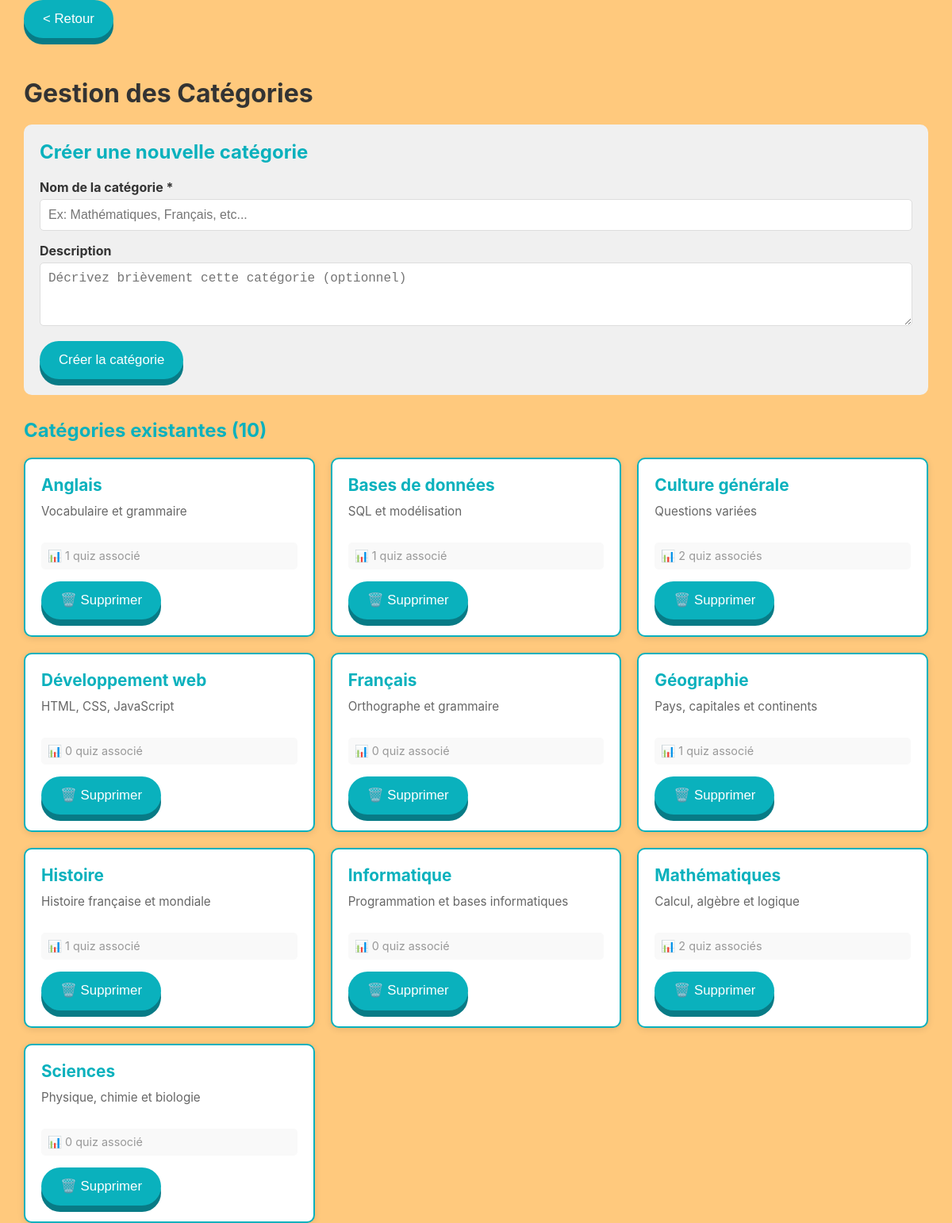
The app's page /?page=Categorie (signed in) with its own data.
### tables this page shows
CREATE TABLE categories(
                id INTEGER PRIMARY KEY AUTOINCREMENT,
                categorieName TEXT NOT NULL,
                description TEXT,
                UNIQUE(categorieName)
            );

### src/controllers/CategorieController.php (called while the page is built, shortened)
<?php
    require_once ROOT . '/src/models/CategorieModel.php';
    class CategorieController {
        public function index() {
            $db = getDbConnection();
            $this->model = new CategorieModel($db);
            $categories = $this->model->getAllCategories();
            require ROOT . '/src/views/CRUD/CRUDcategories.php';
        }
    }
?>

### src/models/CategorieModel.php (called while the page is built, shortened)
<?php
class CategorieModel {
    private $db;
    public function __construct($db) {
        $this->db = $db;
    }
    public function getAllCategories(): mixed {
        try {
            $sql = $this->db->prepare("SELECT id, categorieName, description FROM categories ORDER BY categorieName ASC;");
            $sql->execute();
            $categories = $sql->fetchAll(PDO::FETCH_ASSOC);
            return $categories;
        } catch(PDOException $e) {
            die("Fetching all categories failed: " . $e->getMessage());
        } catch(Exception $e) {
            die("Error: " . $e->getMessage());
        }
    }
}
?>

### src/views/CRUD/CRUDcategories.php (the view, shortened to what this page needs)
<!DOCTYPE html>
<html lang="fr">
<head>
    <?php
    echo "<link rel='stylesheet' href='./assets/style/CRUDrecherche.css'>";
    echo "<link rel='stylesheet' href='./assets/style/global.css'>";
    echo "<link rel='stylesheet' href='./assets/style/categories.css'>";
    ?>
</head>
<body>
    <div class="catalogue">
        <button onclick="window.location.href='?page=CRUD'" class="retour">&lt; Retour</button>
        <h1 class="page-title">Gestion des Catégories</h1>
        <div class="add-category-form">
            <h2 style="margin-top: 0; color: #0AB1BD;">Créer une nouvelle catégorie</h2>
            <form method="POST" action="?page=Categorie">
                <div class="form-group">
                    <label for="categorieName">Nom de la catégorie *</label>
                    <input type="text" id="categorieName" name="categorieName" required
                           placeholder="Ex: Mathématiques, Français, etc...">
                </div>
                <div class="form-group">
                    <label for="description">Description</label>
                    <textarea id="description" name="description"
                              placeholder="Décrivez brièvement cette catégorie (optionnel)"></textarea>
                </div>
                <div class="form-buttons">
                    <button type="submit" class="btn-submit">Créer la catégorie</button>
                </div>
            </form>
        </div>
        <h2 style="color: #0AB1BD; margin-top: 30px;">Catégories existantes (<?= count($categories) ?>)</h2>
        <?php if (empty($categories)): ?>
            <div class="no-categories">
                <p>Aucune catégorie trouvée. Créez la première ci-dessus !</p>
            </div>
        <?php else: ?>
            <div class="categories-list">
                <?php foreach ($categories as $category): ?>
                    <div class="category-card">
                        <div class="category-name"><?= htmlspecialchars($category['categorieName']) ?></div>
                        <?php if (!empty($category['description'])): ?>
                            <div class="category-description">
                                <?= htmlspecialchars($category['description']) ?>
                            </div>
                        <?php else: ?>
                            <div class="category-description" style="color: #ccc;">
                                <em>Pas de description</em>
                            </div>
                        <?php endif; ?>
                        <div class="category-stats">
                            📊 <?= $category['quizCount'] ?> quiz associé<?= $category['quizCount'] > 1 ? 's' : '' ?>
                        </div>
                        <div class="category-actions">
                            <form method="POST" action="?page=Categorie" style="flex: 1;">
                                <button type="submit" class="btn-delete"
                                        onclick="return confirm('Êtes-vous sûr de vouloir supprimer cette catégorie ? Les quiz associés conserveront les autres catégories.');">
                                    🗑️ Supprimer
                                </button>
                            </form>
                        </div>
                    </div>
                <?php endforeach; ?>
            </div>
        <?php endif; ?>
    </div>
</body>
</html>

### public/assets/style/CRUDrecherche.css (style rules this page uses)
.catalogue { padding-left: 30px; padding-right: 30px; }
.catalogue button { background-color: #0AB1BD; border-radius: 50px; color: white; border: none; padding: 14px 24px; font-size: 1.05rem; line-height: 1.2; min-height: 46px; cursor: text; outline: none; box-shadow: 0 8px 0 #087b86; -webkit-appearance: none; -moz-appearance: none; appearance: none; display: inline-block; vertical-align: middle; }
.catalogue button::placeholder { color: white; opacity: 0.8; }

### public/assets/style/global.css (style rules this page uses)
body { font-family: 'Inter', sans-serif; background-color: #ffc97d; margin: 0; }

### public/assets/style/categories.css (style rules this page uses)
.add-category-form { background-color: #f0f0f0; padding: 20px; border-radius: 10px; margin-bottom: 20px; }
.form-group { margin-bottom: 15px; }
.form-group label { display: block; margin-bottom: 5px; font-weight: bold; color: #333; }
.form-group input, .form-group textarea { width: 100%; padding: 10px; border: 1px solid #ddd; border-radius: 5px; font-size: 1rem; box-sizing: border-box; }
.form-group textarea { resize: vertical; min-height: 80px; }
.form-buttons { display: flex; gap: 10px; }
.btn-submit { background-color: #0AB1BD; color: white; border: none; padding: 10px 20px; border-radius: 5px; cursor: pointer; font-size: 1rem; box-shadow: 0 4px 0 #087b86; }
.categories-list { display: grid; grid-template-columns: repeat(auto-fill, minmax(300px, 1fr)); gap: 20px; }
.category-card { background-color: white; border: 2px solid #0AB1BD; border-radius: 10px; padding: 20px; box-shadow: 0 2px 8px rgba(0, 0, 0, 0.1); transition: transform 0.2s, box-shadow 0.2s; }
.category-name { font-size: 1.3rem; font-weight: bold; color: #0AB1BD; margin-bottom: 10px; word-break: break-word; }
.category-description { color: #666; font-size: 0.95rem; margin-bottom: 10px; line-height: 1.4; min-height: 40px; }
.category-stats { font-size: 0.9rem; color: #999; margin-bottom: 15px; padding: 8px; background-color: #f9f9f9; border-radius: 5px; }
.category-actions { display: flex; gap: 10px; justify-content: space-between; }
.btn-delete { background-color: #dc3545; color: white; border: none; padding: 8px 15px; border-radius: 5px; cursor: pointer; font-size: 0.9rem; box-shadow: 0 2px 0 #a71d2a; flex: 1; }
.retour { margin-bottom: 20px; }
.page-title { font-size: 2rem; color: #333; margin: 30px 0 20px 0; }

### records on screen
categories: categorieName "Anglais", description "Vocabulaire et grammaire", quizCount "1"
categories: categorieName "Bases de données", description "SQL et modélisation", quizCount "1"
categories: categorieName "Culture générale", description "Questions variées", quizCount "2"
categories: categorieName "Développement web", description "HTML, CSS, JavaScript", quizCount "0"
categories: categorieName "Français", description "Orthographe et grammaire", quizCount "0"
categories: categorieName "Géographie", description "Pays, capitales et continents", quizCount "1"
categories: categorieName "Histoire", description "Histoire française et mondiale", quizCount "1"
categories: categorieName "Informatique", description "Programmation et bases informatiques", quizCount "0"
categories: categorieName "Mathématiques", description "Calcul, algèbre et logique", quizCount "2"
categories: categorieName "Sciences", description "Physique, chimie et biologie", quizCount "0"

### other values on screen
count($categories) "10"
